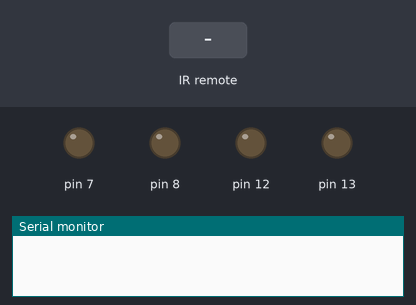
Recording of a sketch running on a simulated Arduino Uno, built with avr-gcc and run on an emulated ATmega328P. Shown: output pins drawn as LEDs (lit = HIGH), the last lines printed to the serial monitor. The test bench sets the inputs (shaded band).

Above: at 1.2 s.
1.3 s: infrared code 0x1FE50AF received
At 2.4 s:
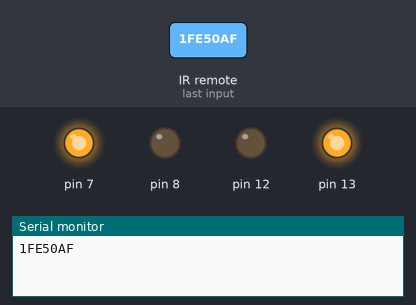
2.8 s: infrared code 0x1FED827 received
At 3.6 s:
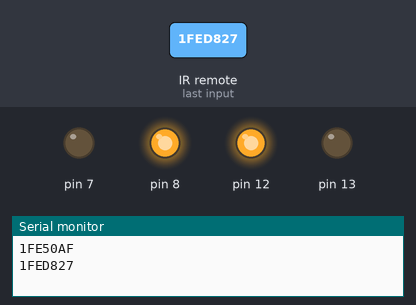
4.3 s: infrared code 0x1FEF807 received
At 4.8 s:
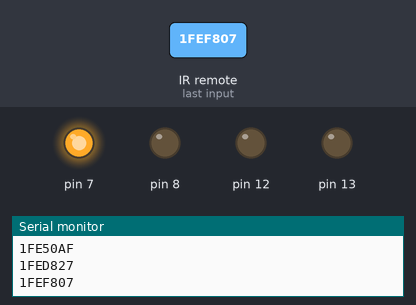
5.8 s: infrared code 0x1FE30CF received
At 7.1 s:
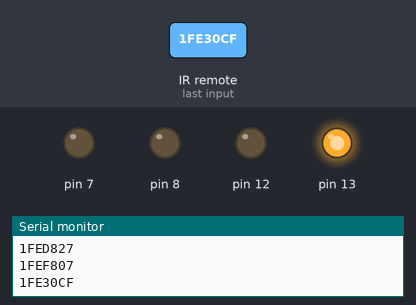
Timing chart, 0 to 8.3 s (numbered marks = the images above; inputs shaded):
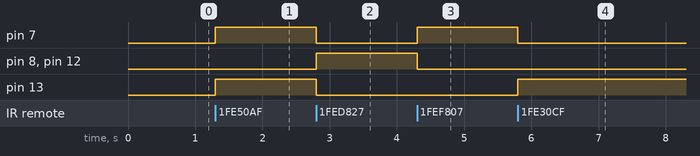

Measured:
- after the input at 1.3 s, pin 7, pin 13: LOW → HIGH at once
- after the input at 2.8 s, pin 7, pin 13: HIGH → LOW at once; pin 8, pin 12: LOW → HIGH at once
- after the input at 4.3 s, pin 7: LOW → HIGH at once; pin 8, pin 12: HIGH → LOW at once
- after the input at 5.8 s, pin 7: HIGH → LOW at once; pin 13: LOW → HIGH at once

The sketch:

ObjDetectionUsingIrSensor.ino
```cpp
#include <IRremote.h>
int RECV_PIN = 11;          // Output pin of TSOP sensor
IRrecv irrecv(RECV_PIN);
decode_results results;
void setup()
{

Serial.begin(9600);
  pinMode(7,OUTPUT);
  pinMode(8,OUTPUT);
  pinMode(6,INPUT);
  pinMode(12,OUTPUT);
  pinMode(13,OUTPUT);
  irrecv.enableIRIn(); // Start the receiver
}
void fwd()          // function to move forward
{
  digitalWrite(7,HIGH);
  digitalWrite(8,LOW);
  digitalWrite(12,LOW);
   digitalWrite(13,HIGH);
}
void back()        // function to move backward
{
  digitalWrite(8,HIGH);
  digitalWrite(7,LOW);
  digitalWrite(13,LOW);
  digitalWrite(12,HIGH);
}
void left()        // function to turn left
{
  digitalWrite(7,HIGH);
  digitalWrite(13,LOW);
  digitalWrite(8,LOW);
  digitalWrite(12,LOW);
}
void right()        // function to turn right
{
  digitalWrite(7,LOW);
  digitalWrite(13,HIGH);
  digitalWrite(8,LOW);
  digitalWrite(12,LOW);
}
void stp()        // function to stop
{
  digitalWrite(7,LOW);
  digitalWrite(13,LOW);
  digitalWrite(8,LOW);
  digitalWrite(12,LOW);
}
void loop()
{
   if (irrecv.decode(&results))
  {
    Serial.println(results.value,HEX);
   if((results.value)==0x1FEB04F)
     {
      stp();
     }
   if ((results.value)==0x1FE50AF)
       {
       fwd();
       }
  if ((results.value)==0x1FED827)
       {
       back();
       }
  if ((results.value)==0x1FEF807)
       {
       left();
        }
  if ((results.value)==0x1FE30CF)
       {
       right();
       }
irrecv.resume();   // Receive the next value

}
}
```
